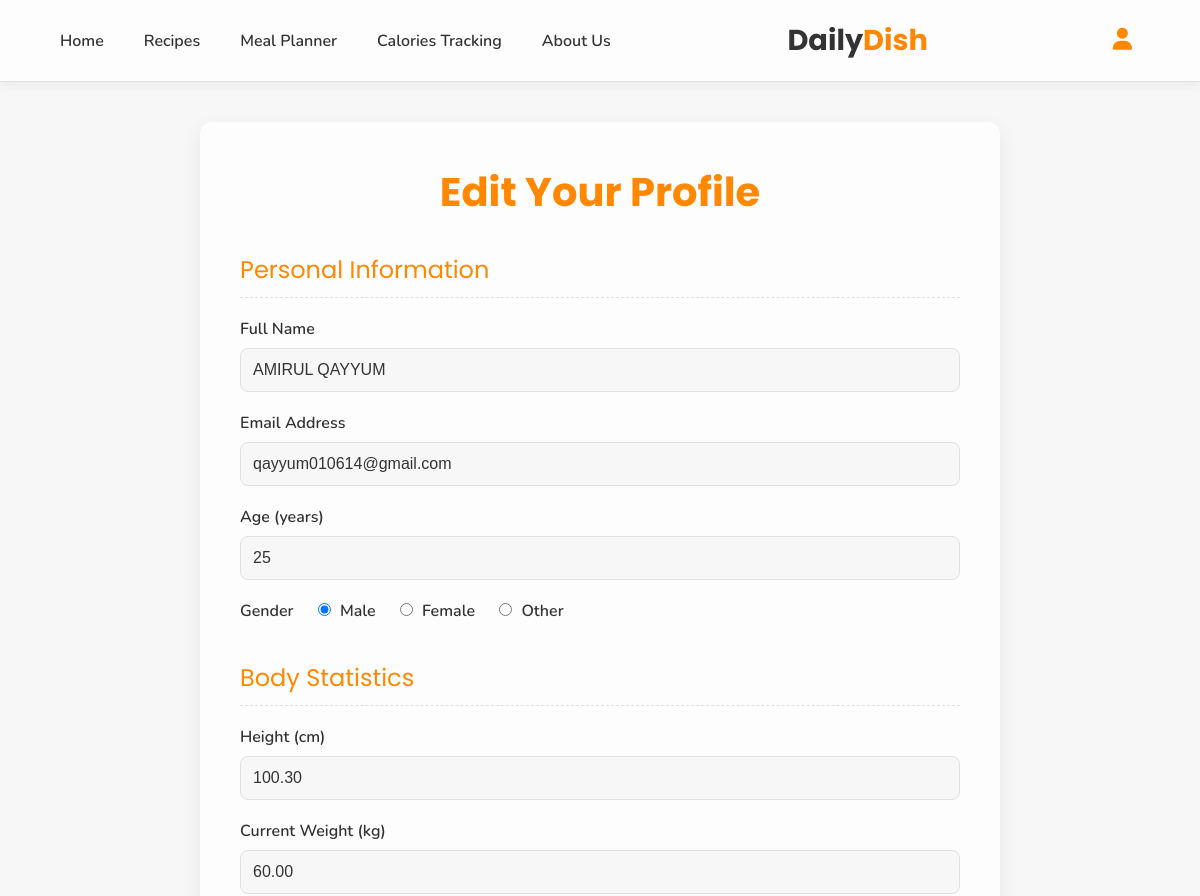
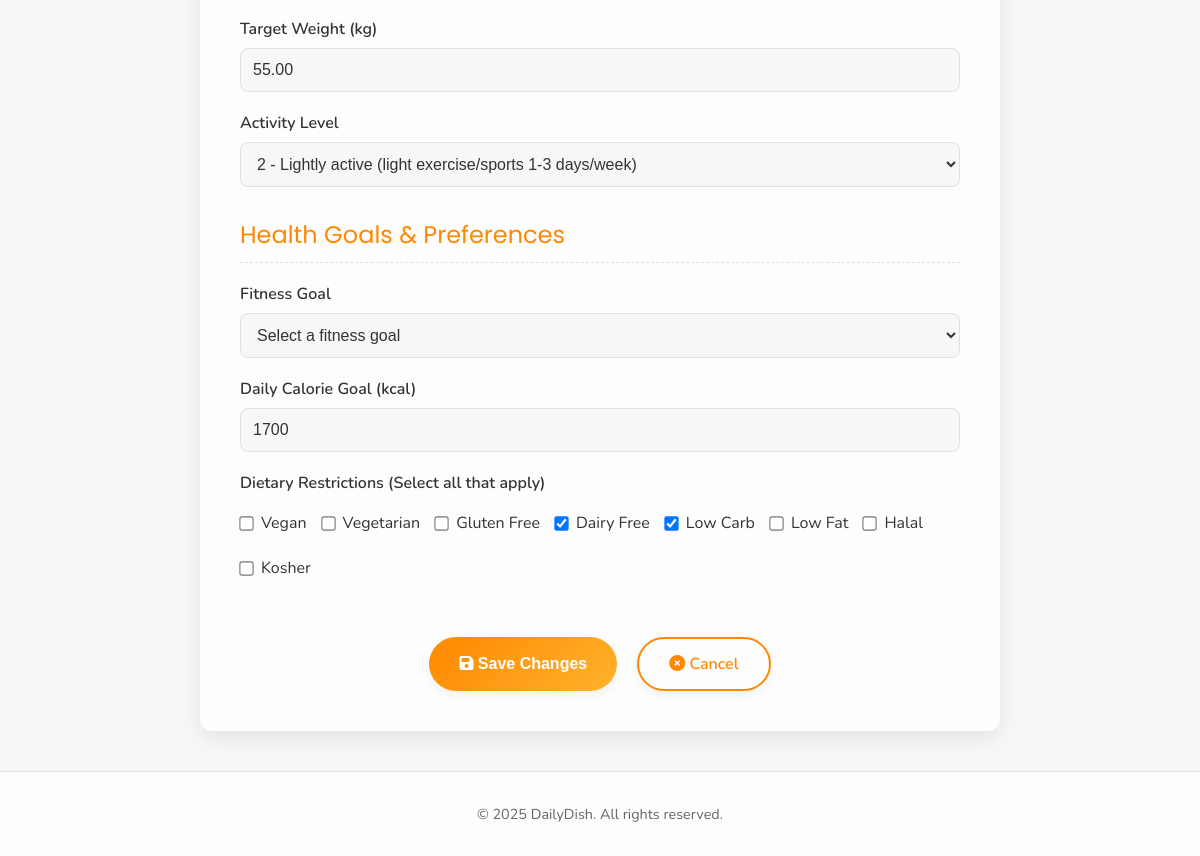
Screenshot of /php/edit_profile.php (signed in) with the database file from the repository (2 pictures, top to bottom).
### tables this page shows
CREATE TABLE `user` (
  `userid` int NOT NULL,
  `name` varchar(100) DEFAULT NULL,
  `email` varchar(100) DEFAULT NULL,
  `password` varchar(255) DEFAULT NULL,
  `has_completed_preferences` tinyint(1) NOT NULL DEFAULT '0'
);

CREATE TABLE `user_profile` (
  `profileid` int NOT NULL,
  `userid` int NOT NULL,
  `height` decimal(5,2) NOT NULL,
  `current_weight` decimal(5,2) NOT NULL,
  `target_weight` decimal(5,2) DEFAULT NULL,
  `age` int NOT NULL,
  `gender` varchar(10) NOT NULL,
  `dietary_restrictions` varchar(255) DEFAULT NULL,
  `fitness_goal` varchar(50) NOT NULL,
  `activity_level` int NOT NULL DEFAULT '3',
  `bmi` decimal(5,2) DEFAULT NULL,
  `daily_calories` int DEFAULT NULL,
  `created_at` timestamp NOT NULL DEFAULT CURRENT_TIMESTAMP,
  `updated_at` timestamp NOT NULL DEFAULT CURRENT_TIMESTAMP ON UPDATE CURRENT_TIMESTAMP
);

### php/edit_profile.php (the view, shortened to what this page needs)
<?php
include 'db.php';
$userId = $_SESSION['user_id'];
$userSql = "SELECT name, email FROM user WHERE userid = ?";
$stmt = $conn->prepare($userSql);
$stmt->bind_param("i", $userId);
$stmt->execute();
$userResult = $stmt->get_result();
$userData = $userResult->fetch_assoc();
$profileSql = "SELECT height, current_weight, target_weight, age, gender, dietary_restrictions, fitness_goal, activity_level, bmi, daily_calories FROM user_profile WHERE userid = ?";
$stmt = $conn->prepare($profileSql);
$stmt->bind_param("i", $userId);
$stmt->execute();
$profileResult = $stmt->get_result();
$profileData = $profileResult->fetch_assoc();
$profileData = $profileData ?? [
    'height' => '',
    'current_weight' => '',
    'target_weight' => '',
    'age' => '',
    'gender' => '',
    'dietary_restrictions' => '',
    'fitness_goal' => '',
    'activity_level' => '',
    'bmi' => '',
    'daily_calories' => ''
];
?>
<!DOCTYPE html>
<html lang="en">
<head>
    <link rel="stylesheet" href="https://cdnjs.cloudflare.com/ajax/libs/font-awesome/6.5.0/css/all.min.css">
</head>
<body>
    <nav class="navbar">
        <div class="nav-links">
            <a href="index.php">Home</a>
            <a href="recipe.php">Recipes</a>
            <a href="mealplanner.php">Meal Planner</a>
            <a href="php/calories_tracking.php">Calories Tracking</a>
            <a href="about.php">About Us</a>
        </div>
        <div class="logo">Daily<span>Dish</span></div>
        <div class="nav-icon" id="profileIcon">
            <i class="fa-solid fa-user"></i>
        </div>
    </nav>
    <div class="edit-profile-container">
        <h1>Edit Your Profile</h1>
        <form action="edit_profile.php" method="POST">
            <div class="form-section-title">Personal Information</div>
            <div class="form-group">
                <label for="name">Full Name</label>
                <input type="text" id="name" name="name" value="<?php echo htmlspecialchars($userData['name'] ?? ''); ?>" required>
            </div>
            <div class="form-group">
                <label for="email">Email Address</label>
                <input type="email" id="email" name="email" value="<?php echo htmlspecialchars($userData['email'] ?? ''); ?>" required>
            </div>
            <div class="form-group">
                <label for="age">Age (years)</label>
                <input type="number" id="age" name="age" value="<?php echo htmlspecialchars($profileData['age'] ?? ''); ?>" min="1" max="120" required>
            </div>
            <div class="form-group radio-group">
                <label>Gender</label>
                <label><input type="radio" name="gender" value="male" <?php echo ($profileData['gender'] ?? '') == 'male' ? 'checked' : ''; ?> required> Male</label>
                <label><input type="radio" name="gender" value="female" <?php echo ($profileData['gender'] ?? '') == 'female' ? 'checked' : ''; ?>> Female</label>
                <label><input type="radio" name="gender" value="other" <?php echo ($profileData['gender'] ?? '') == 'other' ? 'checked' : ''; ?>> Other</label>
            </div>
            <div class="form-section-title">Body Statistics</div>
            <div class="form-group">
                <label for="height">Height (cm)</label>
                <input type="number" id="height" name="height" value="<?php echo htmlspecialchars($profileData['height'] ?? ''); ?>" min="50" max="250" step="0.1" required>
            </div>
            <div class="form-group">
                <label for="current_weight">Current Weight (kg)</label>
                <input type="number" id="current_weight" name="current_weight" value="<?php echo htmlspecialchars($profileData['current_weight'] ?? ''); ?>" min="20" max="400" step="0.1" required>
            </div>
            <div class="form-group">
                <label for="target_weight">Target Weight (kg)</label>
                <input type="number" id="target_weight" name="target_weight" value="<?php echo htmlspecialchars($profileData['target_weight'] ?? ''); ?>" min="20" max="400" step="0.1" required>
            </div>
            <div class="form-group">
                <label for="activity_level">Activity Level</label>
                <select id="activity_level" name="activity_level" required>
                    <option value="2" <?php echo ($profileData['activity_level'] ?? '') == 2 ? 'selected' : ''; ?>>2 - Lightly active (light exercise/sports 1-3 days/week)</option>
                </select>
            </div>
            <div class="form-section-title">Health Goals & Preferences</div>
            <div class="form-group">
                <label for="fitness_goal">Fitness Goal</label>
                <select id="fitness_goal" name="fitness_goal" required>
                    <option value="">Select a fitness goal</option>
                </select>
            </div>
            <div class="form-group">
                <label for="daily_calories">Daily Calorie Goal (kcal)</label>
                <input type="number" id="daily_calories" name="daily_calories" value="<?php echo htmlspecialchars($profileData['daily_calories'] ?? ''); ?>" min="1000" max="5000" required>
            </div>
            <div class="form-group">
                <label>Dietary Restrictions (Select all that apply)</label>
                <div class="checkbox-group">
                    <?php
                    $allRestrictions = [
                        'vegan' => 'Vegan',
                        'vegetarian' => 'Vegetarian',
                        'gluten_free' => 'Gluten Free',
                        'dairy_free' => 'Dairy Free',
                        'low_carb' => 'Low Carb',
                        'low_fat' => 'Low Fat',
                        'halal' => 'Halal',
                        'kosher' => 'Kosher'
                    ];
                    $currentRestrictions = explode(',', $profileData['dietary_restrictions'] ?? '');
                    $currentRestrictions = array_map('trim', $currentRestrictions);
                    foreach ($allRestrictions as $value => $label) {
                        $checked = in_array($value, $currentRestrictions) ? 'checked' : '';
                        echo "<label><input type='checkbox' name='dietary_restrictions[]' value='{$value}' {$checked}> {$label}</label>";
                    }
                    ?>
                </div>
            </div>
            <div class="button-group">
                <button type="submit" class="btn btn-primary"><i class="fas fa-save"></i> Save Changes</button>
                <a href="profile.php" class="btn btn-secondary"><i class="fas fa-times-circle"></i> Cancel</a>
            </div>
        </form>
    </div>
    <footer>
        &copy; <?= date('Y') ?> DailyDish. All rights reserved.
    </footer>
</body>
</html>

### php/edit_profile.php (style rules this page uses)
:root { --primary-accent: #FF8800; --secondary-accent: #FFB22C; --dark-text: #333333; --light-text: #666666; --background-light: #FDFDFD; --background-darker: #F7F7F7; --border-color: #E0E0E0; --border-radius-base: 8px; --border-radius-large: 12px; --box-shadow-light: 0 4px 10px rgba(0,0,0,0.05); --box-shadow-medium: 0 8px 20px rgba(0,0,0,0.08); }
* { margin: 0; padding: 0; box-sizing: border-box; }
body { font-family: 'Nunito', sans-serif; background-color: var(--background-darker); min-height: 100vh; color: var(--dark-text); display: flex; flex-direction: column; }
.navbar { display: flex; justify-content: space-between; align-items: center; padding: 1.2rem 5%; background-color: var(--background-light); box-shadow: var(--box-shadow-light); position: sticky; top: 0; z-index: 999; border-bottom: 1px solid var(--border-color); }
.nav-links { display: flex; gap: 2.5rem; }
.nav-links a { text-decoration: none; color: var(--dark-text); font-weight: 600; transition: color 0.3s ease-in-out; }
.logo { font-family: 'Poppins', sans-serif; font-size: 1.8rem; font-weight: 700; color: var(--dark-text); }
.logo span { color: var(--primary-accent); }
.nav-icon { position: relative; cursor: pointer; padding: 8px; border-radius: var(--border-radius-base); transition: background-color 0.2s; }
.nav-icon i { font-size: 22px; color: var(--primary-accent); }
.edit-profile-container { max-width: 800px; margin: 40px auto; background: var(--background-light); border-radius: var(--border-radius-large); box-shadow: var(--box-shadow-medium); padding: 40px; }
.edit-profile-container h1 { font-family: 'Poppins', sans-serif; color: var(--primary-accent); text-align: center; margin-bottom: 30px; font-size: 2.5em; }
.form-group { margin-bottom: 20px; }
.form-group label { display: block; margin-bottom: 8px; font-weight: 600; color: var(--dark-text); }
.form-group input[type="text"], .form-group input[type="email"], .form-group input[type="number"], .form-group select { width: 100%; padding: 12px; border: 1px solid var(--border-color); border-radius: var(--border-radius-base); font-size: 1rem; color: var(--dark-text); background-color: var(--background-darker); transition: border-color 0.3s ease, box-shadow 0.3s ease; }
.form-group.radio-group label { display: inline-block; margin-right: 20px; }
.form-group.radio-group input[type="radio"] { width: auto; margin-right: 5px; }
.checkbox-group { display: flex; flex-wrap: wrap; gap: 15px; padding: 10px 0; }
.checkbox-group label { display: flex; align-items: center; font-weight: 400; }
.checkbox-group input[type="checkbox"] { margin-right: 8px; width: auto; transform: scale(1.1); }
.form-section-title { font-family: 'Poppins', sans-serif; color: var(--primary-accent); font-size: 1.5em; margin-top: 30px; margin-bottom: 20px; padding-bottom: 10px; border-bottom: 1px dashed var(--border-color); }
.button-group { display: flex; justify-content: center; gap: 20px; margin-top: 40px; }
.btn { padding: 14px 30px; border: none; border-radius: 30px; font-weight: 600; text-decoration: none; text-align: center; cursor: pointer; transition: all 0.3s ease; font-size: 1em; box-shadow: var(--box-shadow-light); }
.btn-primary { background: linear-gradient(135deg, var(--primary-accent) 0%, var(--secondary-accent) 100%); color: white; }
.btn-secondary { background: var(--background-light); color: var(--primary-accent); border: 2px solid var(--primary-accent); }
footer { text-align: center; padding: 2rem; background-color: var(--background-light); border-top: 1px solid var(--border-color); color: var(--light-text); font-size: 0.9rem; margin-top: auto; }

### rows the page displays
user: name "AMIRUL QAYYUM", email "qayyum010614@gmail.com"
user_profile: age "25", gender "☑ Male", gender "☐ Female", gender "☐ Other", height "100.30", current_weight "60.00", target_weight "55.00", activity_level "2 - Lightly active (light exercise/sports 1-3 days/week)", daily_calories "1700"

### other values shown
$label "Vegan"
$label "Vegetarian"
$label "Gluten Free"
$label "Dairy Free"
$label "Low Carb"
$label "Low Fat"
$label "Halal"
$label "Kosher"
